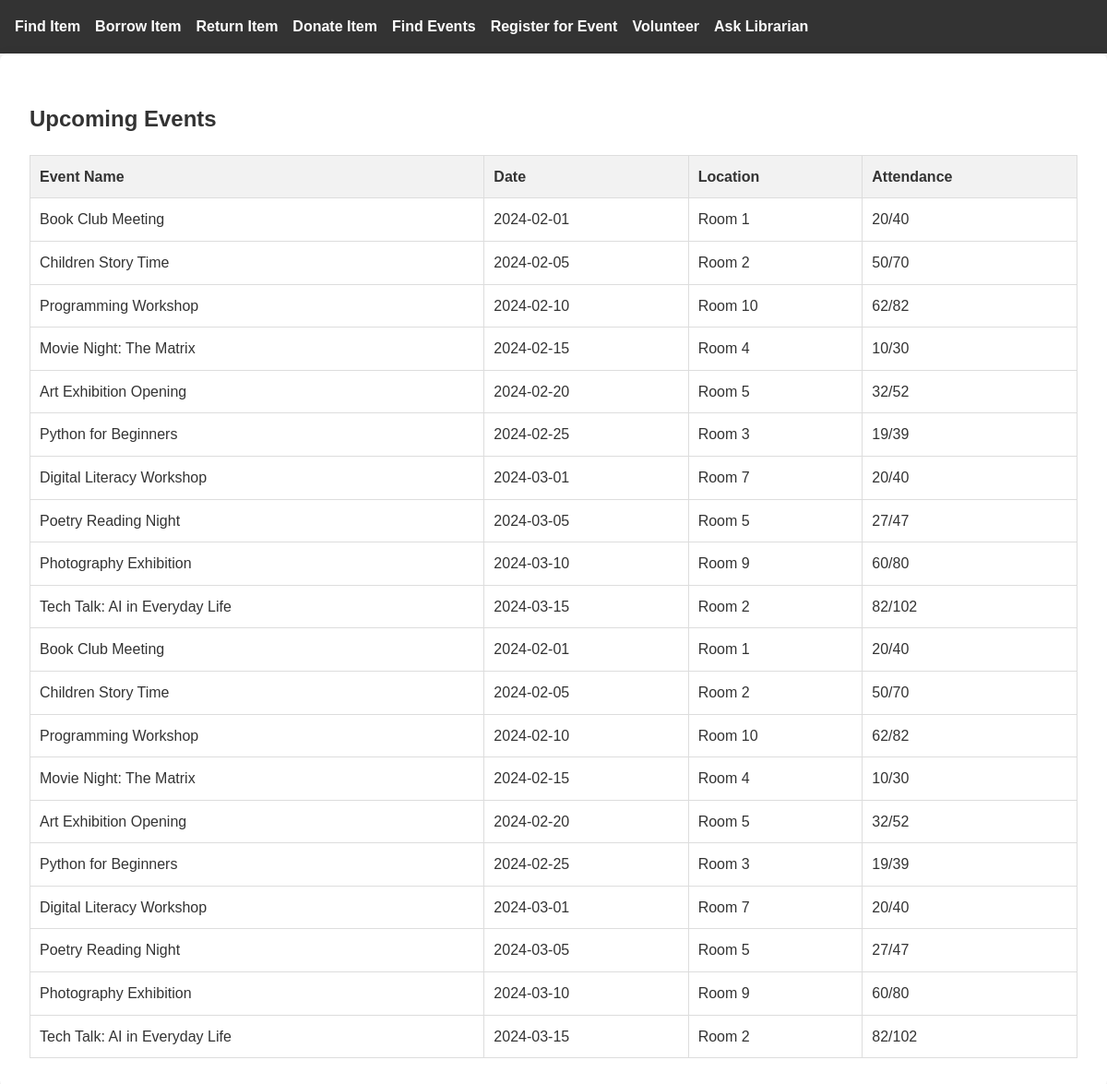
The app's page /find-events, older data.
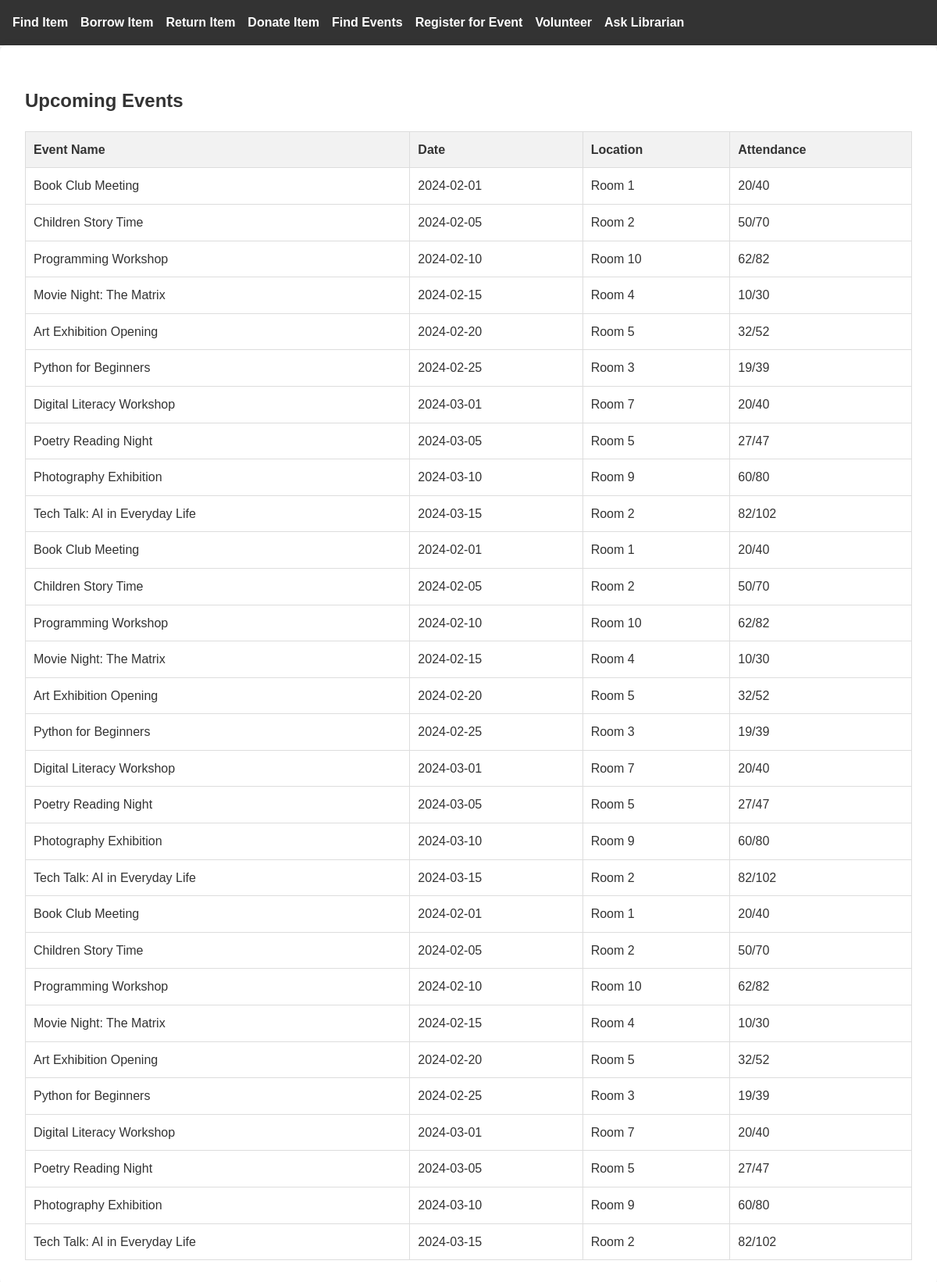
The same page, newer data.
### tables this page shows
CREATE TABLE Event (
            EventID INTEGER PRIMARY KEY AUTOINCREMENT,
            EventName TEXT NOT NULL,
            EventDate DATE NOT NULL,
            Attendance INTEGER NOT NULL,
            RoomID INTEGER,
            FOREIGN KEY (RoomID) REFERENCES LibraryRoom(RoomID)
    );

### app.py (the view)
@app.route('/find-events', methods=['GET', 'POST'])
def find_events():
    conn = get_db_connection()
    events = conn.execute('SELECT * FROM Event').fetchall()
    conn.close()
    return render_template('find_events.html', events=events)

### app.py (called while the page is built)
def get_db_connection():
    conn = sqlite3.connect('354_mini_project.db')
    conn.row_factory = sqlite3.Row
    return conn

### templates/find_events.html (shortened to what this page needs)
{% extends "base.html" %}
{% block content %}
<h2>Upcoming Events</h2>
<table>
    <tr>
        <th>Event Name</th>
        <th>Date</th>
        <th>Location</th>
        <th>Attendance</th>
    </tr>
    {% for event in events %}
    <tr>
        <td>{{ event['EventName'] }}</td>
        <td>{{ event['EventDate'] }}</td>
        <td>Room {{ event['RoomID'] }}</td>
        <td>{{ event['Attendance'] }}/{{ event['Attendance']|int + 20 }}</td>
    </tr>
    {% endfor %}
</table>
{% endblock %}

### templates/base.html (shortened to what this page needs)
<!DOCTYPE html>
<html>
<head>
    <link rel="stylesheet" href="{{ url_for('static', filename='styles.css') }}">
</head>
<body>
    <nav>
        <ul>
            <li><a href="/find-item">Find Item</a></li>
            <li><a href="/borrow-item">Borrow Item</a></li>
            <li><a href="/return-item">Return Item</a></li>
            <li><a href="/donate-item">Donate Item</a></li>
            <li><a href="/find-events">Find Events</a></li>
            <li><a href="/register-event">Register for Event</a></li>
            <li><a href="/volunteer">Volunteer</a></li>
            <li><a href="/ask-help">Ask Librarian</a></li>
        </ul>
    </nav>
    <div class="container">
        {% block content %}{% endblock %}
    </div>
</body>
</html>

### static/styles.css (style rules this page uses)
body { font-family: Arial, sans-serif; margin: 0; padding: 0; background-color: #f9f9f9; color: #333; line-height: 1.6; }
nav { background-color: #333; padding: 1rem; }
nav ul { list-style: none; margin: 0; padding: 0; display: flex; gap: 1rem; }
nav a { color: white; text-decoration: none; font-weight: bold; transition: color 0.3s ease-in-out; }
.container { max-width: 1200px; margin: 0 auto; padding: 2rem; background: white; border-radius: 8px; box-shadow: 0 0 10px rgba(0, 0, 0, 0.1); }
table { width: 100%; border-collapse: collapse; margin-top: 1rem; background: white; }
th, td { border: 1px solid #ddd; padding: 10px; text-align: left; }
th { background-color: #f2f2f2; font-weight: bold; }

Row changes from the older to the newer data that the page shows:
added Event: EventName "Book Club Meeting", EventDate "2024-02-01", RoomID "1", Attendance "20", event['Attendance']|int+20 "40"
added Event: EventName "Children Story Time", EventDate "2024-02-05", RoomID "2", Attendance "50", event['Attendance']|int+20 "70"
added Event: EventName "Programming Workshop", EventDate "2024-02-10", RoomID "10", Attendance "62", event['Attendance']|int+20 "82"
added Event: EventName "Movie Night: The Matrix", EventDate "2024-02-15", RoomID "4", Attendance "10", event['Attendance']|int+20 "30"
added Event: EventName "Art Exhibition Opening", EventDate "2024-02-20", RoomID "5", Attendance "32", event['Attendance']|int+20 "52"
added Event: EventName "Python for Beginners", EventDate "2024-02-25", RoomID "3", Attendance "19", event['Attendance']|int+20 "39"
added Event: EventName "Digital Literacy Workshop", EventDate "2024-03-01", RoomID "7", Attendance "20", event['Attendance']|int+20 "40"
added Event: EventName "Poetry Reading Night", EventDate "2024-03-05", RoomID "5", Attendance "27", event['Attendance']|int+20 "47"
added Event: EventName "Photography Exhibition", EventDate "2024-03-10", RoomID "9", Attendance "60", event['Attendance']|int+20 "80"
added Event: EventName "Tech Talk: AI in Everyday Life", EventDate "2024-03-15", RoomID "2", Attendance "82", event['Attendance']|int+20 "102"
